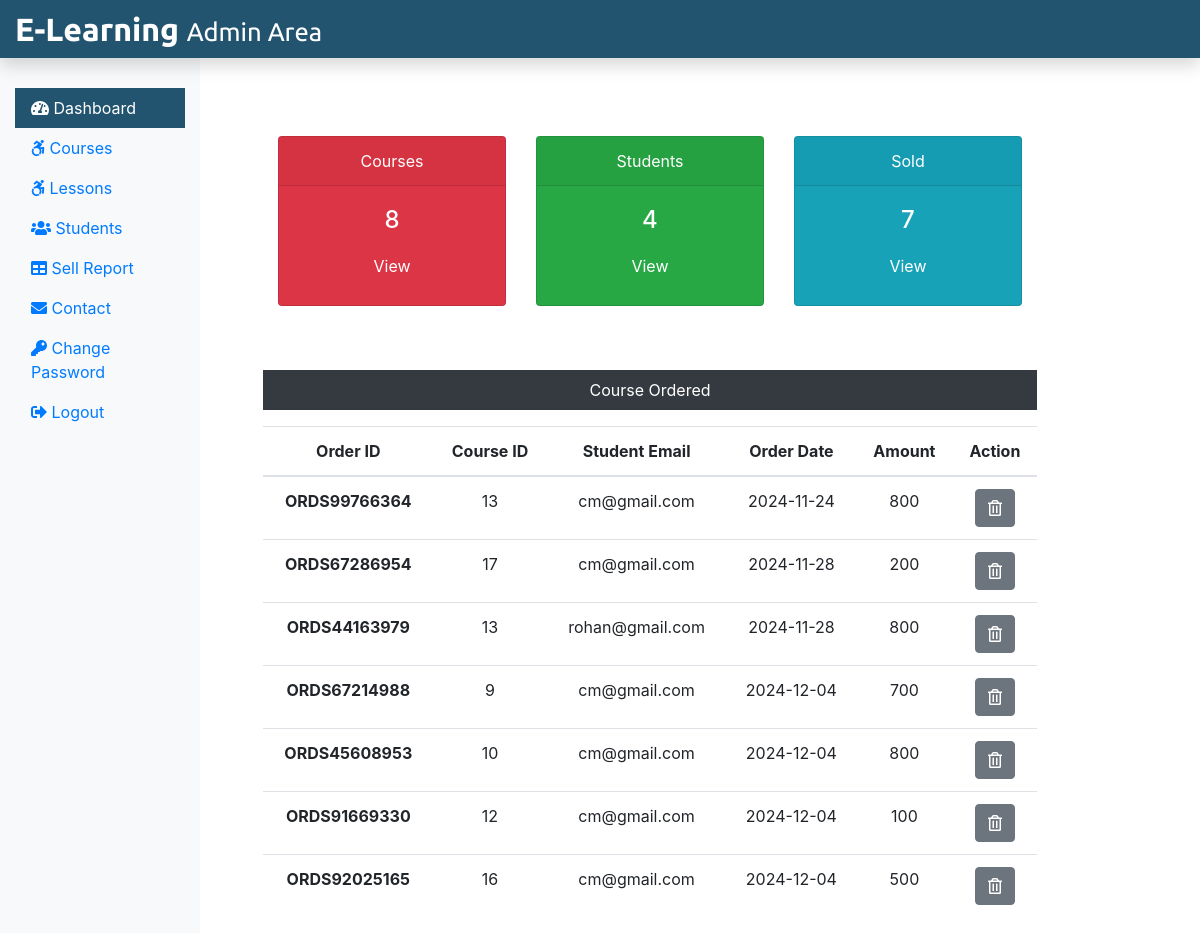
Screenshot of /Admin/adminDashboard.php (signed in) with the database file from the repository.
### tables this page shows
CREATE TABLE `courseorder` (
  `co_id` int(11) NOT NULL,
  `order_id` varchar(255) NOT NULL,
  `stu_email` varchar(255) NOT NULL,
  `course_id` int(11) NOT NULL,
  `status` varchar(255) NOT NULL,
  `respmsg` text NOT NULL,
  `amount` int(11) NOT NULL,
  `order_date` date NOT NULL DEFAULT current_timestamp()
);

### Admin/adminDashboard.php (the view, shortened to what this page needs)
<?php
include('./adminInclude/header.php');
include('../dbConnection.php');
$sql = "SELECT * FROM course";
$result = $conn->query($sql);
$totalcourse = $result->num_rows;
 $sql = "SELECT * FROM student";
 $result = $conn->query($sql);
 $totalstu = $result->num_rows;
 $sql = "SELECT * FROM courseorder";
 $result = $conn->query($sql);
 $totalsold = $result->num_rows;
?>
  <div class="col-sm-9 mt-5">
    <div class="row mx-5 text-center">
      <div class="col-sm-4 mt-5">
        <div class="card text-white bg-danger mb-3" style="max-width: 18rem;">
          <div class="card-header">Courses</div>
          <div class="card-body">
            <h4 class="card-title">
              <?php echo $totalcourse; ?>
            </h4>
            <a class="btn text-white" href="courses.php">View</a>
          </div>
        </div>
      </div>
      <div class="col-sm-4 mt-5">
        <div class="card text-white bg-success mb-3" style="max-width: 18rem;">
          <div class="card-header">Students</div>
          <div class="card-body">
            <h4 class="card-title">
              <?php echo $totalstu; ?>
            </h4>
            <a class="btn text-white" href="students.php">View</a>
          </div>
        </div>
      </div>
      <div class="col-sm-4 mt-5">
        <div class="card text-white bg-info mb-3" style="max-width: 18rem;">
          <div class="card-header">Sold</div>
          <div class="card-body">
            <h4 class="card-title">
              <?php echo $totalsold; ?>
            </h4>
            <a class="btn text-white" href="sellreport.php">View</a>
          </div>
        </div>
      </div>
    </div>
    <div class="mx-5 mt-5 text-center">
      <p class=" bg-dark text-white p-2">Course Ordered</p>
      <?php
      $sql = "SELECT * FROM courseorder";
      $result = $conn->query($sql);
      if($result->num_rows > 0){
  echo '<table class="table">
    <thead>
    <tr>
      <th scope="col">Order ID</th>
      <th scope="col">Course ID</th>
      <th scope="col">Student Email</th>
      <th scope="col">Order Date</th>
      <th scope="col">Amount</th>
      <th scope="col">Action</th>
    </tr>
    </thead>
    <tbody>';
    while($row = $result->fetch_assoc()){
    echo '<tr>';
      echo '<th scope="row">'.$row["order_id"].'</th>';
      echo '<td>'. $row["course_id"].'</td>';
      echo '<td>'.$row["stu_email"].'</td>';
      echo '<td>'.$row["order_date"].'</td>';
      echo '<td>'.$row["amount"].'</td>';
      echo '<td><form action="" method="POST" class="d-inline"><input type="hidden" name="id" value='. $row["co_id"] .'><button type="submit" class="btn btn-secondary" name="delete" value="Delete"><i class="far fa-trash-alt"></i></button></form></td>';
      echo '</tr>';
    }
  echo '</tbody>
  </table>';
  } else {
    echo "0 Result";
  }
  ?>
    </div>
  </div>
  </div>
  </div>
<?php
include('./adminInclude/footer.php');
?>

### rows the page displays
courseorder: order "ORDS99766364", course "13", stu_email "cm@gmail.com", order_date "2024-11-24", amount "800"
courseorder: order "ORDS67286954", course "17", stu_email "cm@gmail.com", order_date "2024-11-28", amount "200"
courseorder: order "ORDS44163979", course "13", stu_email "rohan@gmail.com", order_date "2024-11-28", amount "800"
courseorder: order "ORDS67214988", course "9", stu_email "cm@gmail.com", order_date "2024-12-04", amount "700"
courseorder: order "ORDS45608953", course "10", stu_email "cm@gmail.com", order_date "2024-12-04", amount "800"
courseorder: order "ORDS91669330", course "12", stu_email "cm@gmail.com", order_date "2024-12-04", amount "100"
courseorder: order "ORDS92025165", course "16", stu_email "cm@gmail.com", order_date "2024-12-04", amount "500"

### other values shown
$totalcourse "8"
$totalstu "4"
$totalsold "7"
